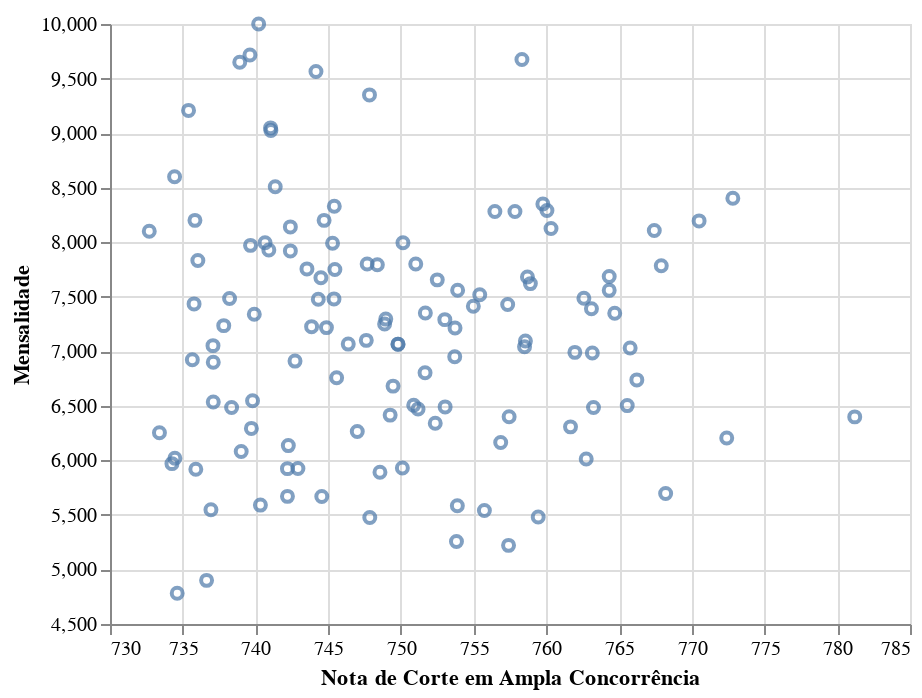

The code cell stored with this chart in its notebook:
### Markdown cell above
## Info sobre nota de corte e mensalidade para cada curso

O gráfico abaixo é interativo. Ao passar o mouse sobre cada ponto, serão dadas mais informações a respeito do curso.

### Code cell
alt.Chart(medicina).mark_point().encode(

    x = alt.X(
        'nota_integral_ampla',
        scale = alt.Scale(zero = False),
        axis = alt.Axis(title = 'Nota de Corte em Ampla Concorrência')
        ),

    y = alt.Y(
        'mensalidade',
        scale = alt.Scale(zero = False),
        axis = alt.Axis(title = 'Mensalidade')
        ),

    tooltip = ['nota_integral_ampla', 'mensalidade', 'universidade_nome']

)
